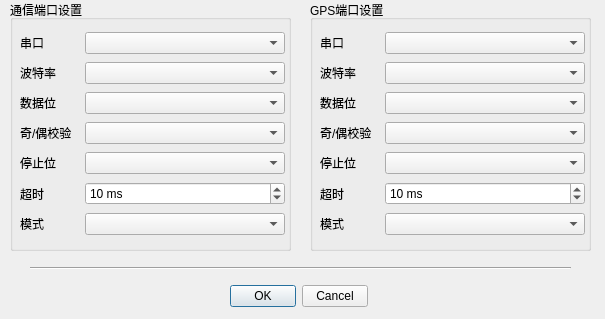
<?xml version="1.0" encoding="UTF-8"?>
<ui version="4.0">
 <class>QDeviceDialogClass</class>
 <widget class="QDialog" name="QDeviceDialogClass">
  <property name="geometry">
   <rect>
    <x>0</x>
    <y>0</y>
    <width>605</width>
    <height>319</height>
   </rect>
  </property>
  <property name="windowTitle">
   <string>Zigbee Devices Setting</string>
  </property>
  <widget class="QGroupBox" name="groupBox">
   <property name="geometry">
    <rect>
     <x>10</x>
     <y>0</y>
     <width>281</width>
     <height>251</height>
    </rect>
   </property>
   <property name="title">
    <string>通信端口设置</string>
   </property>
   <widget class="QWidget" name="">
    <property name="geometry">
     <rect>
      <x>10</x>
      <y>30</y>
      <width>265</width>
      <height>211</height>
     </rect>
    </property>
    <layout class="QGridLayout" name="gridLayout">
     <item row="0" column="0">
      <widget class="QLabel" name="label">
       <property name="text">
        <string>串口</string>
       </property>
      </widget>
     </item>
     <item row="0" column="1">
      <widget class="QComboBox" name="portBox">
       <property name="sizePolicy">
        <sizepolicy hsizetype="Minimum" vsizetype="Fixed">
         <horstretch>0</horstretch>
         <verstretch>0</verstretch>
        </sizepolicy>
       </property>
       <property name="minimumSize">
        <size>
         <width>200</width>
         <height>0</height>
        </size>
       </property>
      </widget>
     </item>
     <item row="1" column="0">
      <widget class="QLabel" name="label_2">
       <property name="text">
        <string>波特率</string>
       </property>
      </widget>
     </item>
     <item row="1" column="1">
      <widget class="QComboBox" name="baudRateBox"/>
     </item>
     <item row="2" column="0">
      <widget class="QLabel" name="label_3">
       <property name="text">
        <string>数据位</string>
       </property>
      </widget>
     </item>
     <item row="2" column="1">
      <widget class="QComboBox" name="dataBitsBox"/>
     </item>
     <item row="3" column="0">
      <widget class="QLabel" name="label_4">
       <property name="text">
        <string>奇/偶校验</string>
       </property>
      </widget>
     </item>
     <item row="3" column="1">
      <widget class="QComboBox" name="parityBox"/>
     </item>
     <item row="4" column="0">
      <widget class="QLabel" name="label_5">
       <property name="text">
        <string>停止位</string>
       </property>
      </widget>
     </item>
     <item row="4" column="1">
      <widget class="QComboBox" name="stopBitsBox"/>
     </item>
     <item row="5" column="0">
      <widget class="QLabel" name="label_7">
       <property name="text">
        <string>超时</string>
       </property>
      </widget>
     </item>
     <item row="5" column="1">
      <widget class="QSpinBox" name="timeoutBox">
       <property name="suffix">
        <string> ms</string>
       </property>
       <property name="minimum">
        <number>-1</number>
       </property>
       <property name="maximum">
        <number>10000</number>
       </property>
       <property name="singleStep">
        <number>10</number>
       </property>
       <property name="value">
        <number>10</number>
       </property>
      </widget>
     </item>
     <item row="6" column="0">
      <widget class="QLabel" name="label_6">
       <property name="text">
        <string>模式</string>
       </property>
      </widget>
     </item>
     <item row="6" column="1">
      <widget class="QComboBox" name="queryModeBox"/>
     </item>
    </layout>
   </widget>
  </widget>
  <widget class="QGroupBox" name="groupBox_2">
   <property name="geometry">
    <rect>
     <x>310</x>
     <y>0</y>
     <width>281</width>
     <height>251</height>
    </rect>
   </property>
   <property name="title">
    <string>GPS端口设置</string>
   </property>
   <widget class="QWidget" name="layoutWidget">
    <property name="geometry">
     <rect>
      <x>10</x>
      <y>30</y>
      <width>265</width>
      <height>211</height>
     </rect>
    </property>
    <layout class="QGridLayout" name="gridLayout_4">
     <item row="0" column="0">
      <widget class="QLabel" name="label_15">
       <property name="text">
        <string>串口</string>
       </property>
      </widget>
     </item>
     <item row="0" column="1">
      <widget class="QComboBox" name="portBoxGps">
       <property name="sizePolicy">
        <sizepolicy hsizetype="Minimum" vsizetype="Fixed">
         <horstretch>0</horstretch>
         <verstretch>0</verstretch>
        </sizepolicy>
       </property>
       <property name="minimumSize">
        <size>
         <width>200</width>
         <height>0</height>
        </size>
       </property>
      </widget>
     </item>
     <item row="1" column="0">
      <widget class="QLabel" name="label_16">
       <property name="text">
        <string>波特率</string>
       </property>
      </widget>
     </item>
     <item row="1" column="1">
      <widget class="QComboBox" name="baudRateBoxGps"/>
     </item>
     <item row="2" column="0">
      <widget class="QLabel" name="label_17">
       <property name="text">
        <string>数据位</string>
       </property>
      </widget>
     </item>
     <item row="2" column="1">
      <widget class="QComboBox" name="dataBitsBoxGps"/>
     </item>
     <item row="3" column="0">
      <widget class="QLabel" name="label_18">
       <property name="text">
        <string>奇/偶校验</string>
       </property>
      </widget>
     </item>
     <item row="3" column="1">
      <widget class="QComboBox" name="parityBoxGps"/>
     </item>
     <item row="4" column="0">
      <widget class="QLabel" name="label_19">
       <property name="text">
        <string>停止位</string>
       </property>
      </widget>
     </item>
     <item row="4" column="1">
      <widget class="QComboBox" name="stopBitsBoxGps"/>
     </item>
     <item row="5" column="0">
      <widget class="QLabel" name="label_20">
       <property name="text">
        <string>超时</string>
       </property>
      </widget>
     </item>
     <item row="5" column="1">
      <widget class="QSpinBox" name="timeoutBoxGps">
       <property name="suffix">
        <string> ms</string>
       </property>
       <property name="minimum">
        <number>-1</number>
       </property>
       <property name="maximum">
        <number>10000</number>
       </property>
       <property name="singleStep">
        <number>10</number>
       </property>
       <property name="value">
        <number>10</number>
       </property>
      </widget>
     </item>
     <item row="6" column="0">
      <widget class="QLabel" name="label_21">
       <property name="text">
        <string>模式</string>
       </property>
      </widget>
     </item>
     <item row="6" column="1">
      <widget class="QComboBox" name="queryModeBoxGps"/>
     </item>
    </layout>
   </widget>
  </widget>
  <widget class="QDialogButtonBox" name="buttonBox">
   <property name="geometry">
    <rect>
     <x>230</x>
     <y>280</y>
     <width>138</width>
     <height>32</height>
    </rect>
   </property>
   <property name="orientation">
    <enum>Qt::Horizontal</enum>
   </property>
   <property name="standardButtons">
    <set>QDialogButtonBox::Cancel|QDialogButtonBox::Ok</set>
   </property>
   <property name="centerButtons">
    <bool>true</bool>
   </property>
  </widget>
  <widget class="Line" name="line">
   <property name="geometry">
    <rect>
     <x>30</x>
     <y>260</y>
     <width>541</width>
     <height>16</height>
    </rect>
   </property>
   <property name="orientation">
    <enum>Qt::Horizontal</enum>
   </property>
  </widget>
 </widget>
 <resources/>
 <connections>
  <connection>
   <sender>buttonBox</sender>
   <signal>accepted()</signal>
   <receiver>QDeviceDialogClass</receiver>
   <slot>accept()</slot>
   <hints>
    <hint type="sourcelabel">
     <x>248</x>
     <y>254</y>
    </hint>
    <hint type="destinationlabel">
     <x>157</x>
     <y>274</y>
    </hint>
   </hints>
  </connection>
  <connection>
   <sender>buttonBox</sender>
   <signal>rejected()</signal>
   <receiver>QDeviceDialogClass</receiver>
   <slot>reject()</slot>
   <hints>
    <hint type="sourcelabel">
     <x>316</x>
     <y>260</y>
    </hint>
    <hint type="destinationlabel">
     <x>286</x>
     <y>274</y>
    </hint>
   </hints>
  </connection>
 </connections>
</ui>
